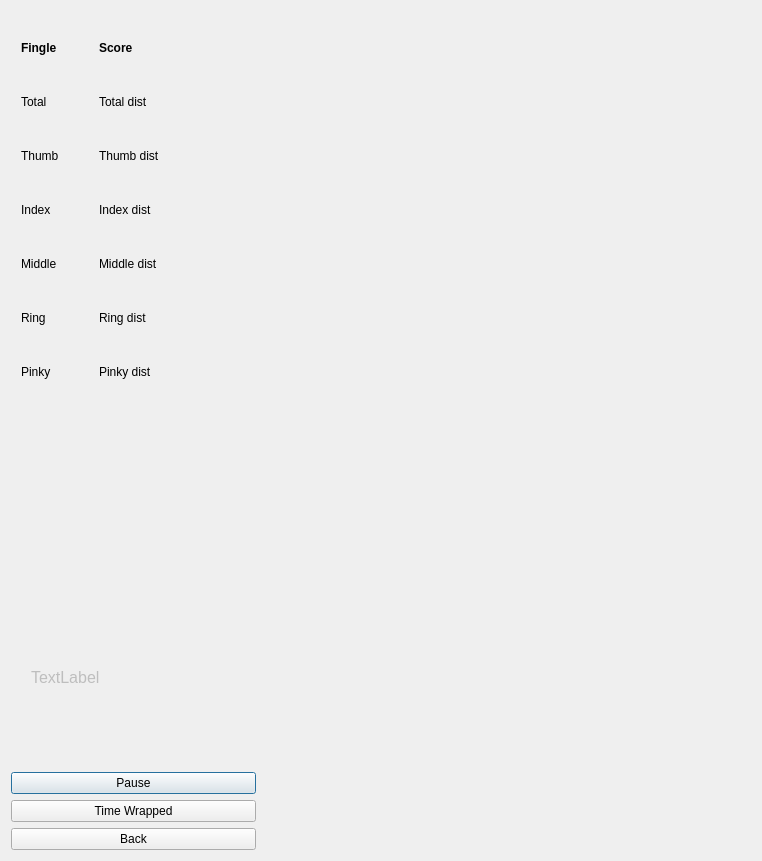
<?xml version="1.0" encoding="UTF-8"?>
<ui version="4.0">
 <class>ResultDialog</class>
 <widget class="QDialog" name="ResultDialog">
  <property name="geometry">
   <rect>
    <x>0</x>
    <y>0</y>
    <width>762</width>
    <height>861</height>
   </rect>
  </property>
  <property name="windowTitle">
   <string>Result</string>
  </property>
  <layout class="QGridLayout" name="gridLayout_3">
   <item row="4" column="0">
    <widget class="QPushButton" name="pauseButton">
     <property name="text">
      <string>Pause</string>
     </property>
    </widget>
   </item>
   <item row="6" column="0">
    <widget class="QPushButton" name="pushButton_2">
     <property name="text">
      <string>Back</string>
     </property>
    </widget>
   </item>
   <item row="0" column="1" rowspan="7" colspan="2">
    <layout class="QGridLayout" name="gridLayout_2">
     <item row="1" column="0">
      <layout class="QGridLayout" name="standardLayout"/>
     </item>
     <item row="2" column="0">
      <layout class="QGridLayout" name="userLayout"/>
     </item>
    </layout>
   </item>
   <item row="0" column="0" rowspan="3">
    <layout class="QFormLayout" name="formLayout">
     <property name="horizontalSpacing">
      <number>40</number>
     </property>
     <property name="verticalSpacing">
      <number>40</number>
     </property>
     <property name="leftMargin">
      <number>10</number>
     </property>
     <property name="topMargin">
      <number>30</number>
     </property>
     <property name="rightMargin">
      <number>10</number>
     </property>
     <property name="bottomMargin">
      <number>10</number>
     </property>
     <item row="0" column="0">
      <widget class="QLabel" name="label">
       <property name="font">
        <font>
         <weight>75</weight>
         <bold>true</bold>
        </font>
       </property>
       <property name="text">
        <string>Fingle</string>
       </property>
      </widget>
     </item>
     <item row="0" column="1">
      <widget class="QLabel" name="label_2">
       <property name="font">
        <font>
         <weight>75</weight>
         <bold>true</bold>
        </font>
       </property>
       <property name="text">
        <string>Score</string>
       </property>
      </widget>
     </item>
     <item row="1" column="0">
      <widget class="QLabel" name="label_4">
       <property name="text">
        <string>Total</string>
       </property>
      </widget>
     </item>
     <item row="1" column="1">
      <widget class="QLabel" name="totalDistLable">
       <property name="text">
        <string>Total dist</string>
       </property>
      </widget>
     </item>
     <item row="2" column="0">
      <widget class="QLabel" name="label_5">
       <property name="text">
        <string>Thumb</string>
       </property>
      </widget>
     </item>
     <item row="2" column="1">
      <widget class="QLabel" name="thumbDistLable">
       <property name="text">
        <string>Thumb dist</string>
       </property>
      </widget>
     </item>
     <item row="3" column="0">
      <widget class="QLabel" name="label_13">
       <property name="text">
        <string>Index</string>
       </property>
      </widget>
     </item>
     <item row="3" column="1">
      <widget class="QLabel" name="indexDistLable">
       <property name="text">
        <string>Index dist</string>
       </property>
      </widget>
     </item>
     <item row="4" column="0">
      <widget class="QLabel" name="label_15">
       <property name="text">
        <string>Middle</string>
       </property>
      </widget>
     </item>
     <item row="4" column="1">
      <widget class="QLabel" name="middleDistLable">
       <property name="text">
        <string>Middle dist</string>
       </property>
      </widget>
     </item>
     <item row="5" column="0">
      <widget class="QLabel" name="label_17">
       <property name="text">
        <string>Ring</string>
       </property>
      </widget>
     </item>
     <item row="5" column="1">
      <widget class="QLabel" name="ringDistLable">
       <property name="text">
        <string>Ring dist</string>
       </property>
      </widget>
     </item>
     <item row="6" column="0">
      <widget class="QLabel" name="label_19">
       <property name="text">
        <string>Pinky</string>
       </property>
      </widget>
     </item>
     <item row="6" column="1">
      <widget class="QLabel" name="pinkyDistLable">
       <property name="text">
        <string>Pinky dist</string>
       </property>
      </widget>
     </item>
    </layout>
   </item>
   <item row="5" column="0">
    <widget class="QPushButton" name="pushButton">
     <property name="text">
      <string>Time Wrapped</string>
     </property>
     <property name="checkable">
      <bool>true</bool>
     </property>
    </widget>
   </item>
   <item row="3" column="0">
    <layout class="QVBoxLayout" name="verticalLayout">
     <property name="leftMargin">
      <number>20</number>
     </property>
     <property name="topMargin">
      <number>20</number>
     </property>
     <property name="rightMargin">
      <number>20</number>
     </property>
     <property name="bottomMargin">
      <number>20</number>
     </property>
     <item>
      <widget class="QLabel" name="tipLabel">
       <property name="enabled">
        <bool>false</bool>
       </property>
       <property name="maximumSize">
        <size>
         <width>208</width>
         <height>138</height>
        </size>
       </property>
       <property name="font">
        <font>
         <pointsize>12</pointsize>
        </font>
       </property>
       <property name="text">
        <string>TextLabel</string>
       </property>
       <property name="wordWrap">
        <bool>true</bool>
       </property>
      </widget>
     </item>
    </layout>
   </item>
  </layout>
 </widget>
 <resources/>
 <connections/>
</ui>
